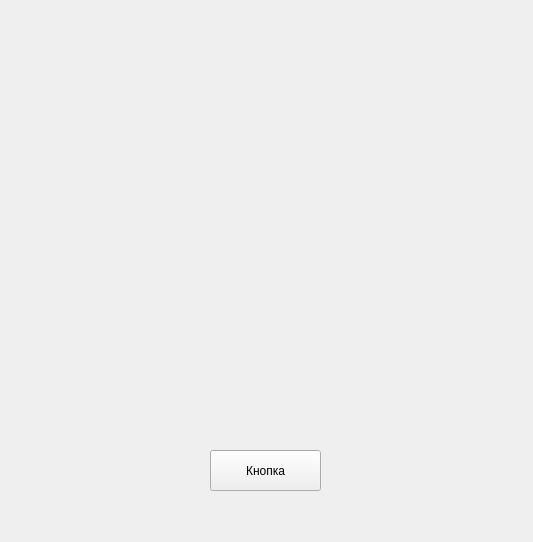
<?xml version="1.0" encoding="UTF-8"?>
<ui version="4.0">
 <class>MainWindow</class>
 <widget class="QMainWindow" name="MainWindow">
  <property name="geometry">
   <rect>
    <x>0</x>
    <y>0</y>
    <width>533</width>
    <height>542</height>
   </rect>
  </property>
  <property name="windowTitle">
   <string>MainWindow</string>
  </property>
  <widget class="QWidget" name="centralwidget">
   <widget class="QPushButton" name="pushButton">
    <property name="geometry">
     <rect>
      <x>210</x>
      <y>450</y>
      <width>111</width>
      <height>41</height>
     </rect>
    </property>
    <property name="text">
     <string>Кнопка</string>
    </property>
   </widget>
  </widget>
 </widget>
 <resources/>
 <connections/>
</ui>
